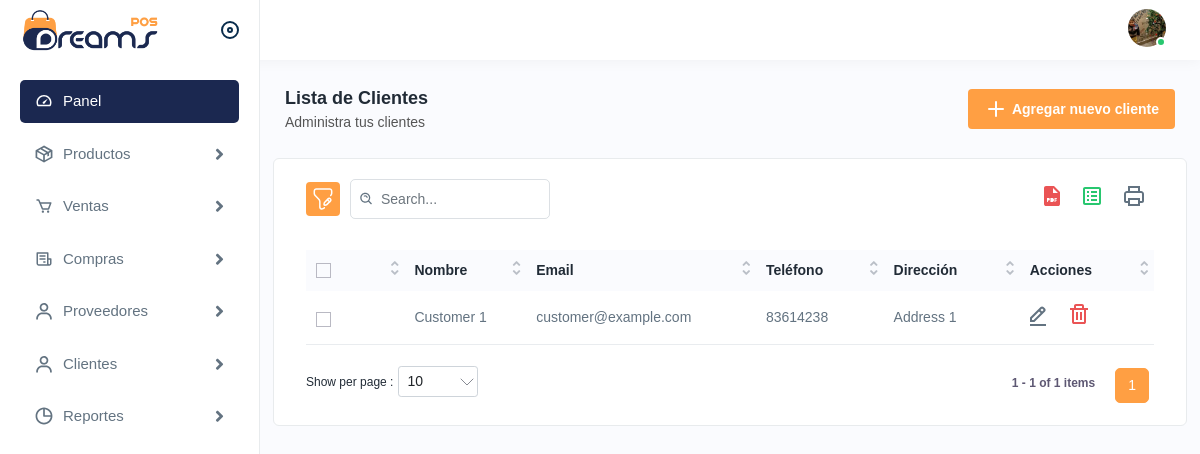
/list/customer/ (signed in), run on an earlier commit of the app's database.
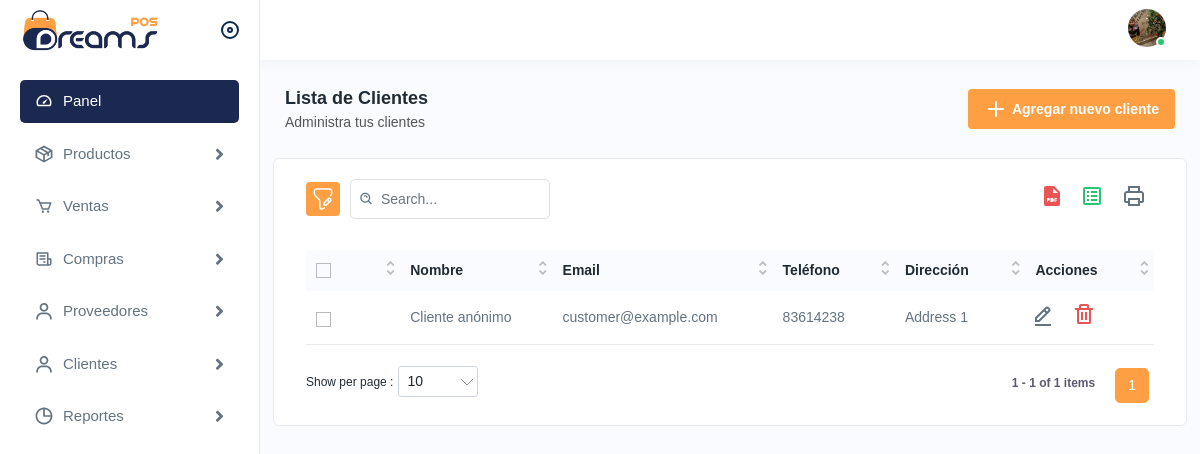
And on a later commit of the database.
### backend/models.py (models this page shows, shortened)
class Cliente(models.Model):
    nombre = models.CharField(max_length=100)
    direccion = models.TextField(blank=True, null=True)
    email = models.EmailField(max_length=255, blank=True, null=True)
    telefono = models.CharField(max_length=15, blank=True, null=True)

### backend/views.py (the view)
# urls.py: path('list/customer/', login_required(CustomerListView.as_view()), name='list_customer'),
class CustomerListView(ListView):
    model = Cliente
    template_name = 'dashboard/list_customers.html'
    context_object_name = 'customers'

### backend/templates/dashboard/list_customers.html (shortened to what this page needs)
{% extends 'base.html' %}
{% load static %}
{% block content %}
<div class="page-header">
    <div class="page-title">
        <h4>Lista de Clientes</h4>
        <h6>Administra tus clientes</h6>
    </div>
    <div class="page-btn">
        <a href="{% url 'create_customer' %}" class="btn btn-added">
            <img src="{% static 'assets/img/icons/plus.svg' %}" alt="img" class="me-1" />
            Agregar nuevo cliente
        </a>
    </div>
</div>
<div class="card">
    <div class="card-body">
        <div class="table-top">
            <div class="search-set">
                <div class="search-path">
                    <a class="btn btn-filter" id="filter_search">
                        <img src="{% static 'assets/img/icons/filter.svg' %}" alt="img" />
                    </a>
                </div>
                <div class="search-input">
                    <a class="btn btn-searchset">
                        <img src="{% static 'assets/img/icons/search-white.svg' %}" alt="img" />
                    </a>
                </div>
            </div>
            <div class="wordset">
                <ul>
                    <li>
                        <a data-bs-toggle="tooltip" data-bs-placement="top" title="pdf">
                            <img src="{% static 'assets/img/icons/pdf.svg' %}" alt="img" />
                        </a>
                    </li>
                    <li>
                        <a data-bs-toggle="tooltip" data-bs-placement="top" title="excel">
                            <img src="{% static 'assets/img/icons/excel.svg' %}" alt="img" />
                        </a>
                    </li>
                    <li>
                        <a data-bs-toggle="tooltip" data-bs-placement="top" title="print">
                            <img src="{% static 'assets/img/icons/printer.svg' %}" alt="img" />
                        </a>
                    </li>
                </ul>
            </div>
        </div>
        <div class="table-responsive">
            <table class="table datanew">
                <thead>
                    <tr>
                        <th>
                            <label class="checkboxs">
                                <span class="checkmarks"></span>
                            </label>
                        </th>
                        <th>Nombre</th>
                        <th>Email</th>
                        <th>Teléfono</th>
                        <th>Dirección</th>
                        <th>Acciones</th>
                    </tr>
                </thead>
                <tbody>
                    {% for cliente in customers %}
                    <tr>
                        <td>
                            <label class="checkboxs">
                                <span class="checkmarks"></span>
                            </label>
                        </td>
                        <td>{{ cliente.nombre }}</td>
                        <td>{{ cliente.email|default:"Sin email" }}</td>
                        <td>{{ cliente.telefono|default:"Sin teléfono" }}</td>
                        <td>{{ cliente.direccion|default:"Sin dirección" }}</td>
                        <td>
                            <a class="me-3" href="{% url 'update_customer' cliente.id %}">
                                <img src="{% static 'assets/img/icons/edit.svg' %}" alt="img" />
                            </a>
                            <form class="d-inline" action="{% url 'delete_customer' cliente.id %}" method="post">
                                <button type="button" class="btn confirm-text p-0 m-0 align-baseline">
                                    <img src="{% static 'assets/img/icons/delete.svg' %}" alt="img" />
                                </button>
                            </form>
                        </td>
                    </tr>
                    {% endfor %}
                </tbody>
            </table>
        </div>
    </div>
</div>
{% endblock content %}</a></label></select></div>

What changed in the data, as far as the page shows it:
changed Cliente "customer@example.com": nombre "Customer 1" → "Cliente anónimo"
